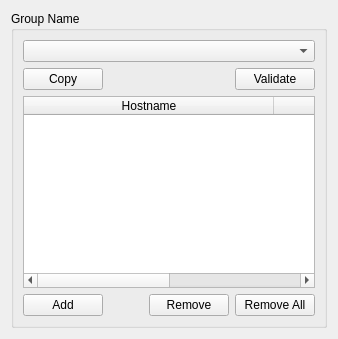
      <widget class="QWidget" name="remote_panel">
       <attribute name="title">
        <string>Remote Groups</string>
       </attribute>
       <layout class="QVBoxLayout" name="verticalLayout_10">
        <item>
         <layout class="QVBoxLayout" name="verticalLayout_16">
          <item>
           <widget class="QGroupBox" name="verticalGroupBox_5">
            <property name="title">
             <string>Group Name</string>
            </property>
            <layout class="QVBoxLayout" name="verticalLayout_14">
             <item>
              <widget class="QComboBox" name="groupcombobox"/>
             </item>
             <item>
              <layout class="QHBoxLayout" name="horizontalLayout_4">
               <item>
                <widget class="QPushButton" name="copy_button">
                 <property name="toolTip">
                  <string>Copies the remote clients in the current group to another group</string>
                 </property>
                 <property name="text">
                  <string>Copy</string>
                 </property>
                </widget>
               </item>
               <item>
                <spacer name="horizontalSpacer_3">
                 <property name="orientation">
                  <enum>Qt::Horizontal</enum>
                 </property>
                 <property name="sizeHint" stdset="0">
                  <size>
                   <width>40</width>
                   <height>20</height>
                  </size>
                 </property>
                </spacer>
               </item>
               <item>
                <widget class="QPushButton" name="validate_button">
                 <property name="toolTip">
                  <string>Verifies Test Monkey is running the remote clients in this group</string>
                 </property>
                 <property name="text">
                  <string>Validate</string>
                 </property>
                </widget>
               </item>
              </layout>
             </item>
             <item>
              <widget class="QTableWidget" name="hoststable">
               <property name="editTriggers">
                <set>QAbstractItemView::NoEditTriggers</set>
               </property>
               <property name="alternatingRowColors">
                <bool>true</bool>
               </property>
               <property name="selectionMode">
                <enum>QAbstractItemView::SingleSelection</enum>
               </property>
               <property name="selectionBehavior">
                <enum>QAbstractItemView::SelectRows</enum>
               </property>
               <property name="showGrid">
                <bool>false</bool>
               </property>
               <property name="columnCount">
                <number>2</number>
               </property>
               <attribute name="horizontalHeaderDefaultSectionSize">
                <number>250</number>
               </attribute>
               <attribute name="horizontalHeaderStretchLastSection">
                <bool>true</bool>
               </attribute>
               <attribute name="verticalHeaderVisible">
                <bool>false</bool>
               </attribute>
               <column>
                <property name="text">
                 <string>Hostname</string>
                </property>
               </column>
               <column>
                <property name="text">
                 <string>Test Monkey Status</string>
                </property>
               </column>
              </widget>
             </item>
             <item>
              <layout class="QHBoxLayout" name="horizontalLayout_5">
               <item>
                <widget class="QPushButton" name="add_button">
                 <property name="toolTip">
                  <string>Adds a remote client to the current group</string>
                 </property>
                 <property name="text">
                  <string>Add</string>
                 </property>
                </widget>
               </item>
               <item>
                <spacer name="horizontalSpacer_4">
                 <property name="orientation">
                  <enum>Qt::Horizontal</enum>
                 </property>
                 <property name="sizeHint" stdset="0">
                  <size>
                   <width>40</width>
                   <height>20</height>
                  </size>
                 </property>
                </spacer>
               </item>
               <item>
                <widget class="QPushButton" name="remove_button">
                 <property name="toolTip">
                  <string>Removes selected remote clients from the current group</string>
                 </property>
                 <property name="text">
                  <string>Remove</string>
                 </property>
                </widget>
               </item>
               <item>
                <widget class="QPushButton" name="remove_all_button">
                 <property name="toolTip">
                  <string>Removes all remote clients from the current group</string>
                 </property>
                 <property name="text">
                  <string>Remove All</string>
                 </property>
                </widget>
               </item>
              </layout>
             </item>
            </layout>
           </widget>
          </item>
         </layout>
        </item>
       </layout>
      </widget>
